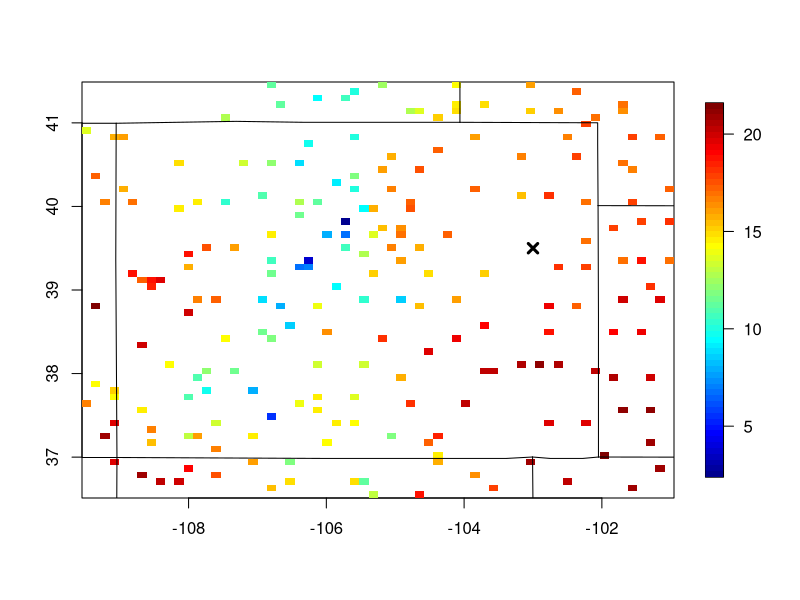
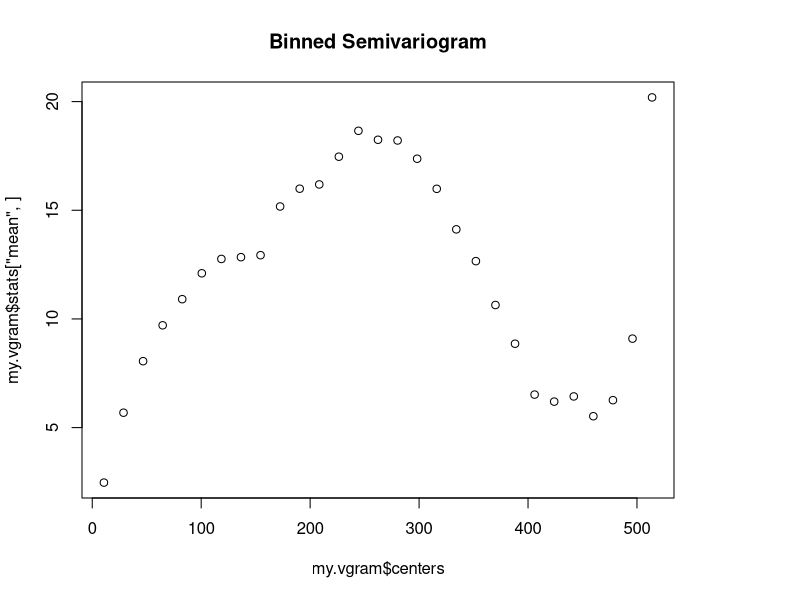
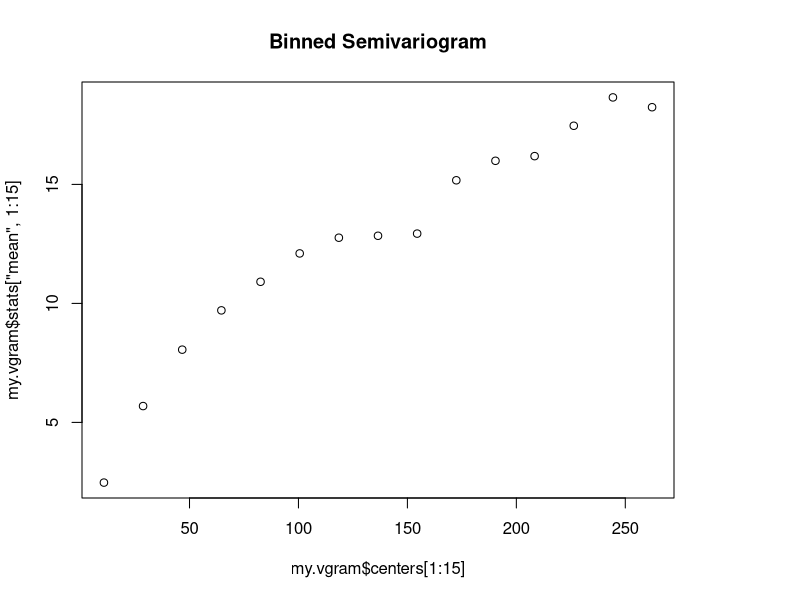
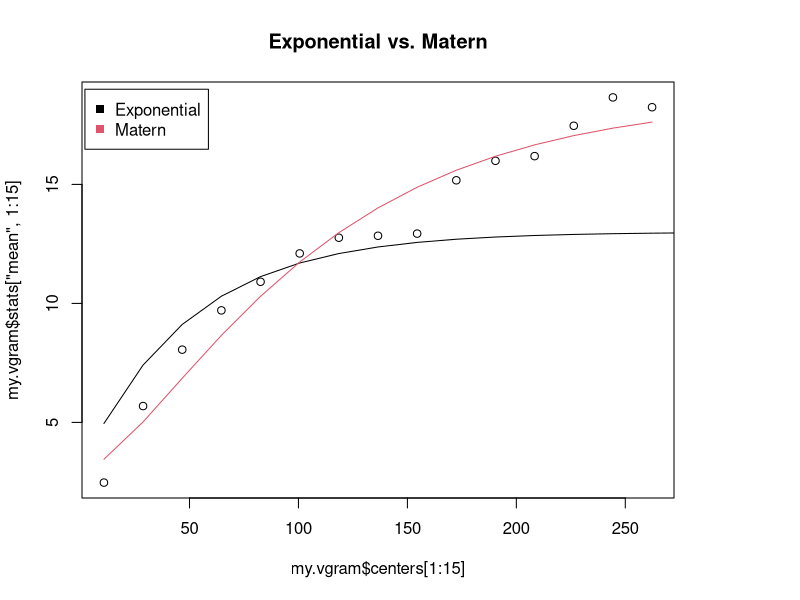
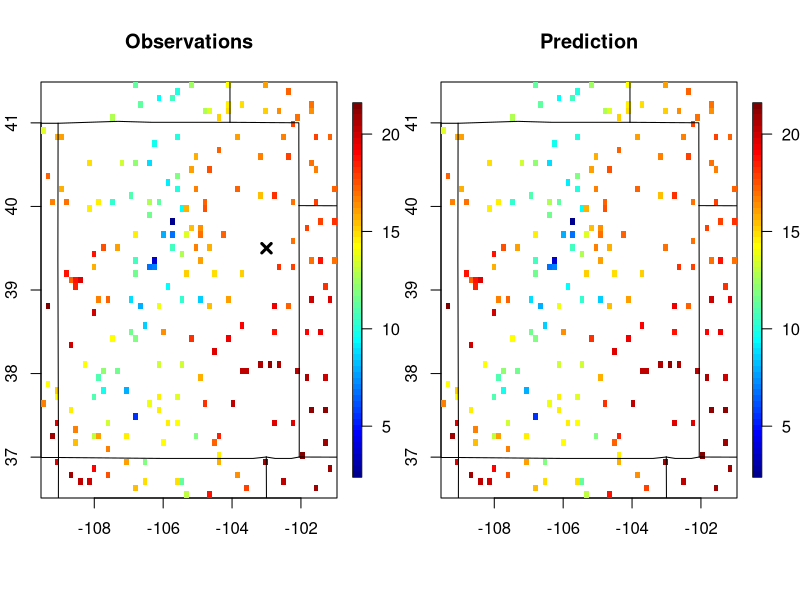
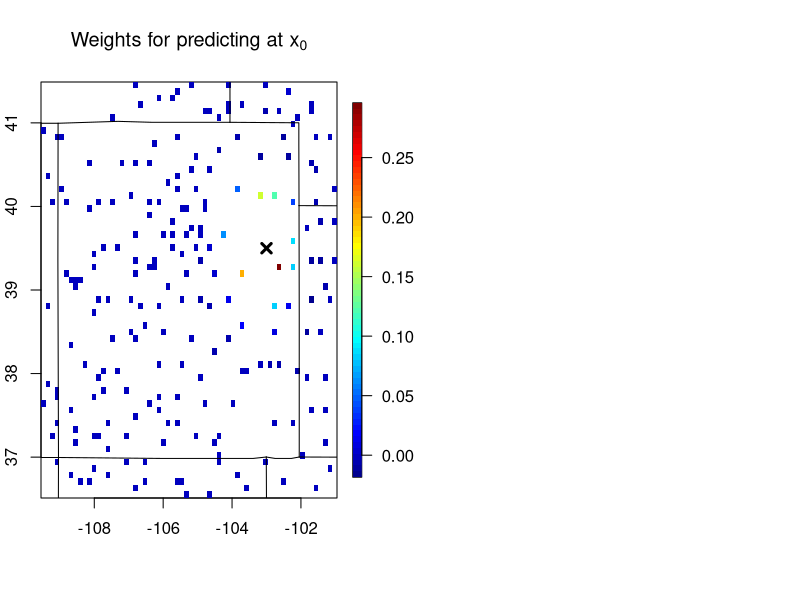
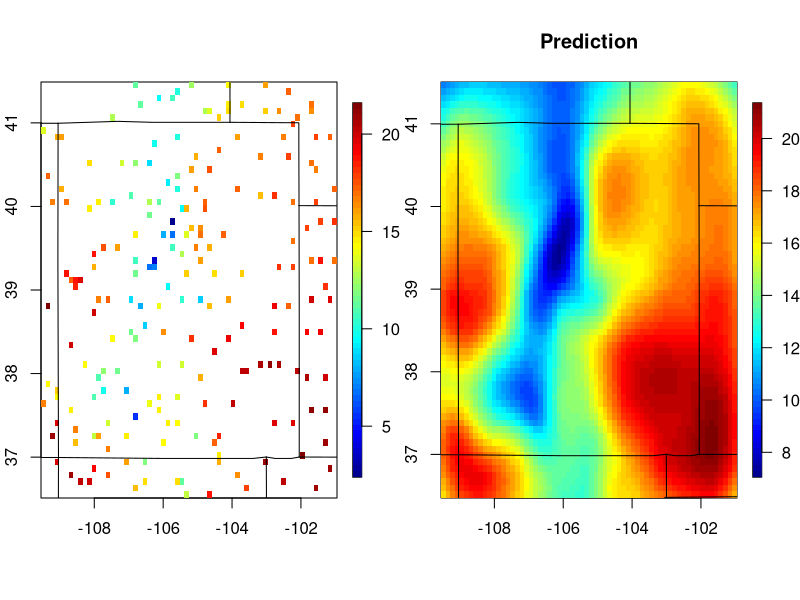
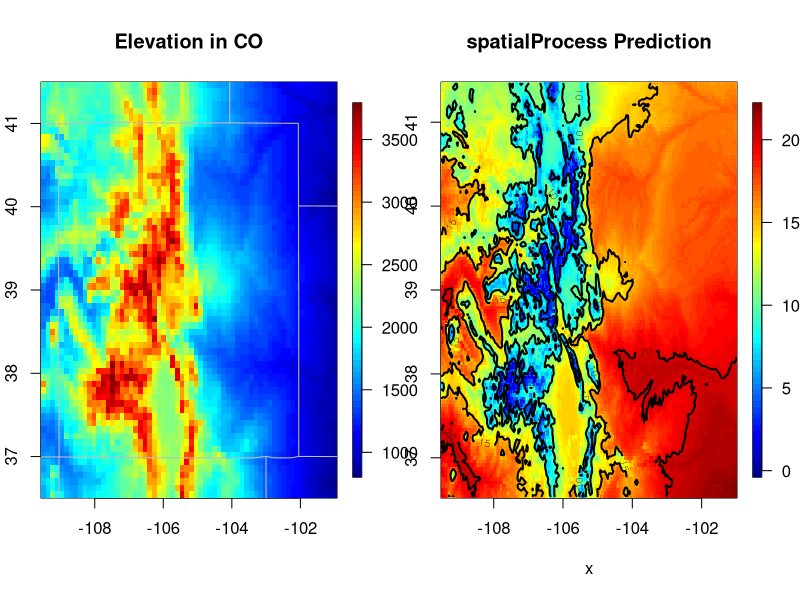

The R script that drew these images, in order:
## ---- chunk 1
knitr::opts_chunk$set(echo = TRUE, cache=TRUE)
library(fields)
## ---- chunk 2
data(COmonthlyMet)
y.CO <- CO.tmax.MAM.climate
z.CO <- CO.elev     
grd.CO <- as.matrix(CO.loc)
keep <- !is.na(y.CO)      #removing all NA's from the data
y.CO <- y.CO[keep]
z.CO <- z.CO[keep]
grd.CO <- grd.CO[keep,]
quilt.plot(grd.CO,y.CO)
US(add=TRUE)
points(-103,39.5, pch=4,lwd=3,cex=1.25, col='black')
## ---- chunk 3
my.vgram <- vgram(loc=grd.CO,y=y.CO,N=30,lon.lat=TRUE) #use 30 bins
plot(my.vgram$stats["mean",]~my.vgram$centers,main='Binned Semivariogram')
## ---- chunk 4
plot(my.vgram$stats["mean",1:15]~my.vgram$centers[1:15],main='Binned Semivariogram')
## ---- chunk 5

#Exponential plot
ls.exponential <- function(par){ # par = (rho,theta,sigma^2)
	theoretical.vgram <- par[1] * (1 - exp(-my.vgram$centers[1:15] / par[2])) + par[3]
    sum( (theoretical.vgram - my.vgram$stats["mean",1:15])^2 ) }

##providing initial guesses and bounds
out.exponential <- optim(par=c(2,50,1),fn=ls.exponential,method="L-BFGS", lower = c(0,0,0), upper = c(10,100,3))

rho.exponential <- out.exponential$par[1]
theta.exponential <- out.exponential$par[2]
sigma2.exponential <- out.exponential$par[3]

plot(my.vgram$stats["mean",1:15]~my.vgram$centers[1:15], main="Exponential vs. Matern")
lines(c(sigma2.exponential + rho.exponential*(1-exp(-my.vgram$centers/theta.exponential)))~my.vgram$centers,col=1)

#Matern plot 
ls.matern <- function(par){ # par = (rho,theta,nu,sigmasq)
    theoretical.vgram <- par[1] * (1 - Matern(my.vgram$centers[1:15], range= par[2], nu = par[3])) + par[4]    
    sum((theoretical.vgram - my.vgram$stats["mean",1:15])^2 )  } 

##providing initial guesses and bounds
out.matern <- optim(par=c(2,50,2.5,1),fn=ls.matern,method="L-BFGS", lower = c(0,0,1,0), upper = c(25,100,6,3))

rho.matern <- out.matern$par[1]
theta.matern <- out.matern$par[2]
nu.matern <- out.matern$par[3]
sigma2.matern <- out.matern$par[4]

lines(c(sigma2.matern + rho.matern*(1-Matern(my.vgram$centers[1:15],range = theta.matern, nu = nu.matern )))~my.vgram$centers[1:15],col=2)

legend(x=2, y=19 ,legend=c("Exponential","Matern"),col=c(1,2),pch=15, cex=1)
## ---- chunk 6
x0 <- as.matrix(cbind(-103,39.5))   #rdist only takes matrices 
dist0.mat <- rdist.earth(grd.CO,x0)
dist.mat <- rdist.earth(grd.CO,grd.CO)

Sigma0 <- rho.matern * Matern(dist0.mat, range=theta.matern, nu=nu.matern)
Sigma <- rho.matern * Matern(dist.mat, range=theta.matern, nu=nu.matern) 
diag(Sigma) <- diag(Sigma) + sigma2.matern 
Sigma.inverse <- solve(Sigma)

weights <- t(Sigma0) %*% Sigma.inverse
prediction <- weights %*% y.CO
## ---- chunk 7
set.panel(1,2)
quilt.plot(grd.CO,y.CO, main="Observations")
US(add=TRUE)
points(-103,39.5, pch=4,lwd=3,cex=1.25, col='black')

grd.x0 <- rbind(grd.CO,x0)
y.x0 <- c(y.CO,prediction)
quilt.plot(grd.x0,y.x0,main='Prediction')
US(add=TRUE)
## ---- chunk 8
quilt.plot(grd.CO,weights)
title(expression('Weights for predicting at x'[0]))
points(-103,39.5, pch=4,lwd=3,cex=1.25, col='black')
US(add=TRUE)
## ---- chunk 9
lonvals <- seq(min(CO.loc[,1]),max(CO.loc[,1]),length.out=100)
latvals <- seq(min(CO.loc[,2]),max(CO.loc[,2]),length.out=100)
pred.grd <- as.matrix(expand.grid(lonvals,latvals))  
## ---- chunk 10
dist0.mat <- rdist.earth(grd.CO,pred.grd)
Sigma0 <- rho.matern * Matern(dist0.mat, range=theta.matern, nu=nu.matern)
grid.predictions <-  t(Sigma0) %*% Sigma.inverse %*% y.CO  

set.panel(1,2)
quilt.plot(grd.CO,y.CO)
US(add=TRUE)
quilt.plot(pred.grd,grid.predictions,main='Prediction')
US(add=TRUE)
## ---- chunk 11
quilt.plot(make.surface.grid(CO.Grid),CO.elevGrid$z)
title("Elevation in CO")
US(add=TRUE,col='grey')
## ---- chunk 12
library(sp)
fit <- Krig(grd.CO,y.CO,Covariance="Matern",Z=z.CO,theta=theta.matern)
pred <- predictSurface(fit, grid.list=CO.Grid,ZGrid=CO.elevGrid,extrap=TRUE)
surface(pred,main="spatialProcess Prediction",col=tim.colors())
## ---- chunk 13
n <- 100
x <- matrix(seq(0,1,,n), nc=1)
d <- rdist(x)
cov <- Exponential(d, range=0.3)
cov.c <- chol(cov)

x0 <- 0  #getting the true variogram gamma(h) = C(0) - C(h)
d0 <- rdist(x0,x)
c0 <- Exponential(d0, range=0.3)
e0 <- (1-c0[1,])

vg <- list()
brk<- seq( 0, 1,, (25 + 1) ) 
set.panel(3,3)
for (i in 1:9){
  sim <- t(cov.c)%*%rnorm(n)
  vg[[i]] <- vgram(x, sim, N=25)
  plot(vg[[i]], breaks=brk, col=4, ylim=c(0,1.5))  #plot simulated variogram
  lines(x,e0)
}
